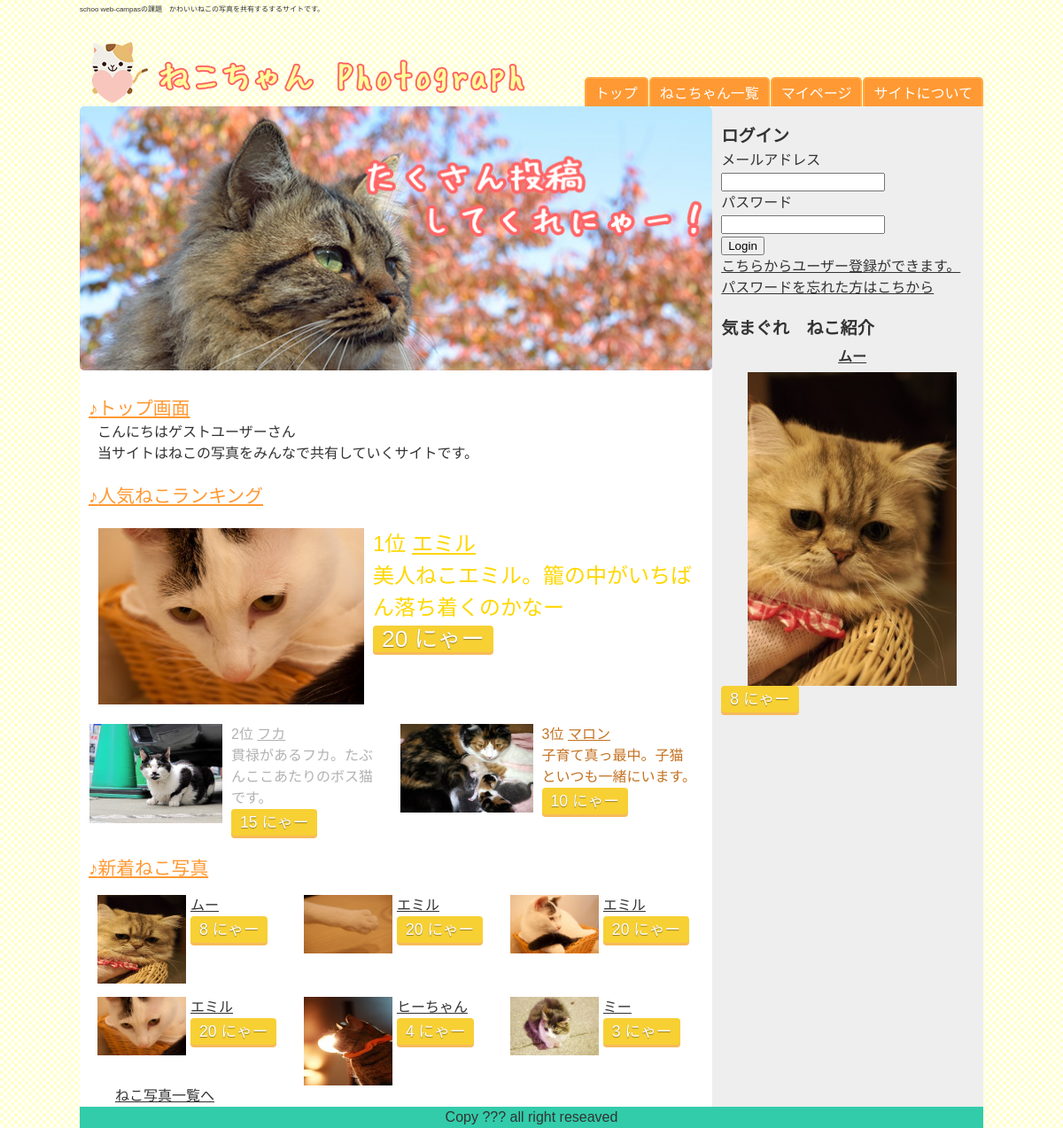
The page / on the database its author committed.
### tables this page shows
CREATE TABLE IF NOT EXISTS `cats` (
  `cat_id` int(10) NOT NULL,
  `cat_name` varchar(100) NOT NULL,
  `user_id` int(10) NOT NULL,
  `cat_comment` varchar(200) NOT NULL,
  `profile_photo_url` varchar(100) DEFAULT NULL,
  `cat_count_good` int(10) NOT NULL DEFAULT '0'
);

CREATE TABLE IF NOT EXISTS `photos` (
  `photo_id` int(10) NOT NULL,
  `cat_id` int(10) NOT NULL,
  `url` varchar(100) NOT NULL
);

### php/app.php (called while the page is built, shortened)
<?php
$user_name = isset($_SESSION["user"]) ? $_SESSION["user"][1] : "ゲストユーザー" ;
function h($str){
	return htmlspecialchars($str, ENT_QUOTES, "UTF-8");
}

### index.php (the view)
<?php require_once("parts/header.php");?>
	<div class="top_img"><img src="images/top.jpg"></div>
	<h2>トップ画面</h2>
	<p>こんにちは<?=$user_name;?>さん</p>
	<p>当サイトはねこの写真をみんなで共有していくサイトです。	</p>
	<h2>人気ねこランキング</h2>
	<section class="cat_ranking">
		<?php
			$query = 'SELECT * FROM `cats` ORDER BY `cat_count_good` DESC LIMIT 3';
			$sth = $dbh->prepare($query);
			$sth->execute();
			while($cat_info = $sth->fetch()):
		?>
			<div>
			<img src="<?=h($cat_info['profile_photo_url']);?>" alt="<?=h($cat_info['cat_name']);?>">
			<span><a href="cat.php?cat_id=<?=h($cat_info['cat_id']);?>"><?=h($cat_info['cat_name']);?></a></span> <p><?=h(mb_substr($cat_info["cat_comment"], 0, 50));?></p>
			<button data-id="<?=h($cat_info["cat_id"]);?>" data-count="<?=h($cat_info["cat_count_good"]);?>" class="nya">
				<span class="count_good<?=h($cat_info['cat_id']);?>"><?=h($cat_info["cat_count_good"]);?></span> にゃー
			</button>
			</div>
		<?php endwhile;?>
	</section>
	<h2>新着ねこ写真</h2>
	<section class="new_cats_photos">
		<?php
			$query = "SELECT * FROM `photos` LEFT OUTER JOIN `cats` ON (photos.cat_id = cats.cat_id)  ORDER BY `photo_id` DESC LIMIT 6";
			$sth = $dbh->prepare( $query );
			$sth->execute();
			while ($photo_info = $sth->fetch()):
		?>
		<div>
			<a href="photo.php?photo_id=<?=h($photo_info['photo_id']);?>"><img src="<?=h($photo_info['url']);?>" alt="<?=h($photo_info['photo_id']);?>"></a>
			<p><a href="photo.php?photo_id=<?=h($photo_info['photo_id']);?>"><?=h($photo_info["cat_name"]);?></a></p>
			<button data-id="<?=h($photo_info["cat_id"]);?>" data-count="<?=h($photo_info["cat_count_good"]);?>" class="nya">
				<span class="count_good<?=h($photo_info['cat_id']);?>"><?=h($photo_info["cat_count_good"]);?></span> にゃー
			</button>
		</div>
  		<?php endwhile;	?>
  		<p><a href="photos.php">ねこ写真一覧へ</a></p>
  	</section>
<?php require_once("parts/footer.php");?>

### parts/header.php (shortened to what this page needs)
<?php
require_once("/php/app.php");
?>
<!DOCTYPE html>
<html>
<head>
	<link rel="stylesheet" href="css/style.css">
</head>
<body>
	<div class="container">
	<header>
		<h1>schoo web-campasの課題　かわいいねこの写真を共有するするサイトです。</h1>
		<a href="index.php"><h2></h2></a>
		<nav>
			<a href="about.php"><li>サイトについて</li></a>
			<a href="mypage.php"><li>マイページ</li></a>
			<a href="cats.php"><li>ねこちゃん一覧</li></a>
			<a href="index.php"><li>トップ</li></a>
		</nav>
	</header>
	<div class="content">
	<main>

### parts/footer.php
</main>
<?php require_once("sidebar.php");
	  $dbh = null;?>
</div>
	<footer>Copy ??? all right reseaved</footer>
</div>
</body>
</html>

### parts/sidebar.php
<aside>
  <?php require_once("login_form.php");?>
	<h3>気まぐれ　ねこ紹介</h3>
	<?php
	$count = $dbh->query("SELECT COUNT(*) FROM `cats`") -> fetchColumn();
	$flg = true;
	while($flg){
		$rand_cat_id = rand(1,$count);
		$query = 'SELECT * FROM `cats` WHERE `cat_id` = ?';
 		$sth = $dbh->prepare($query);
 		$sth->execute(array($rand_cat_id));
 		if($sth){
 			$rand_cat_info = $sth->fetch(PDO::FETCH_ASSOC);
 			$flg = false;
 		}
	}
	?>
	<h4><a href="cat.php?cat_id=<?=h($rand_cat_info['cat_id']);?>"><?=h($rand_cat_info["cat_name"]);?></a></h4>
	<a href="cat.php?cat_id=<?=h($rand_cat_info['cat_id']);?>"><img src="<?=h($rand_cat_info["profile_photo_url"]);?>"></a>
		<button data-id="<?=h($rand_cat_info["cat_id"]);?>" data-count="<?=h($rand_cat_info["cat_count_good"]);?>" class="nya">
			<span class="count_good<?=h($rand_cat_info['cat_id']);?>"><?=h($rand_cat_info["cat_count_good"]);?></span> にゃー
		</button>
</aside>

### parts/login_form.php
<?php if(isset($_SESSION["user"])):?>
    <div>
      <h3>ログアウト</h3>
      <form action="login.php" method="POST">
        <input type="submit" value="Logout" name="logout"/>
      </form>
    </div>
<?php else:?>
  <h3>ログイン</h3>
    <form id="loginForm" name="loginForm" action="login.php" method="POST">
        <dl>
          <dt>メールアドレス</dt>
          <dd><input type="mail" name="mail" id="mail" required></dd>
        </dl>
        <dl>
          <dt>パスワード</dt>
          <dd><input type="password" name="password" id="password" required></dd>
        </dl>
        <input type="submit" value="Login" name="login"/>
    </form>
    <a href="register.php">こちらからユーザー登録ができます。</a><br />
    <a href="forget.php">パスワードを忘れた方はこちから</a>
<?php endif;?>

### css/style.css (style rules this page uses)
html, body, div, span, applet, object, iframe, h1, h2, h3, h4, h5, h6, p, blockquote, pre, a, abbr, acronym, address, big, cite, code, del, dfn, em, font, ins, kbd, q, s, samp, small, strike, strong, sub, sup, tt, var, dl, dt, dd, ol, ul, li, fieldset, form, label, legend, table, caption, tbody, tfoot, thead, tr, th, td { border: 0;font-family: inherit;font-size: 100%;font-style: inherit;font-weight: inherit;margin: 0;outline: 0;padding: 0;vertical-align: baseline; }
a { text-decoration: underline; color: inherit; }
a img { border: 0; cursor: pointer; }
article, aside, details, figcaption, figure, footer, header, hgroup, menu, nav, section { display: block; }
body { font: 16px/1.5 "メイリオ","Meiryo",arial,"ヒラギノ角ゴ Pro W3","Hiragino Kaku Gothic Pro",Osaka,"ＭＳ Ｐゴシック","MS PGothic",Sans-Serif; color:#333; background: url("../images/bg.gif"); }
.container { width:1020px; margin: 0 auto; }
img { max-width: 100%; }
header { height: 120px; position: relative; }
header h1 { font-size: 50%; padding: 5px 0; margin: 0; text-align: left; margin-bottom: 25px; }
header h2 { width: 50%; height: 70px; background: url("../images/logo.png") no-repeat; bottom: 0; left: 0; }
nav { width: 47%; margin-left: 2%; position: absolute; bottom:0; right:0; }
nav a li { background: #F93; color: #FFF; text-decoration: none; margin-left: 1px; padding: 5px 10px 2px; float: right; list-style: none; border: 2px solid #FA4; border-bottom: 0; border-radius: 5px 5px 0 0 ; }
.content { position: relative; }
main { width: 70%; background: #FFF; display: block; min-height: 650px; }
main h2 { color: #F93; padding-left: 10px; font-size: 130%; margin-top: 20px; text-decoration: underline; clear: both; }
main h2:before { content:"♪"; }
main p { padding-left: 20px; }
section { width: 100%; margin-bottom: 20px; right: 0; }
.top_img { width: 100%; }
.top_img img { border-radius: 5px; }
.nya { position: relative; padding: 0 10px; background-color: #f7d034; border: none; border-radius: 4px; font-size: 110%; color: #fff; line-height: 30px; -webkit-transition: none; transition: none; box-shadow: 0 3px 0 #f7ba59; text-shadow: 0 1px 1px rgba(0, 0, 0, .4); }
.cat_ranking div { float: left; margin-left: 10px; padding: 1px; background: #fff; }
.cat_ranking div:first-child { color: #FFD700; width: 95%; margin: 20px 0 20px 20px; font-size: 150%; }
.cat_ranking div:first-child img { width: 300px; height: auto; max-height: 300px; float: left; margin-right: 10px; }
.cat_ranking div:first-child:before { content: "1位" }
.cat_ranking div:nth-child(2) { color: #b2b2b2; float: left; width: 47%; padding: 1px; background: #fff; margin-bottom: 20px; margin-right: 3px; }
.cat_ranking div:nth-child(2) img { float: left; width: 150px; height: auto; max-height: 150px; margin-right: 10px; }
.cat_ranking div:nth-child(2):before { content: "2位" }
.cat_ranking div:nth-child(3) { color: #C47222; float: left; width: 47%; padding: 1px; background: #fff; margin-bottom: 20px; }
.cat_ranking div:nth-child(3) img { float: left; width: 150px; height: auto; max-height: 150px; margin-right: 10px; }
.cat_ranking div:nth-child(3):before { content: "3位" }
.new_cats_photos { margin-left: 20px; }
.new_cats_photos div { display: inline-block; width: 32%; margin-top: 15px; }
.new_cats_photos div img { width: 100px; height: auto; max-height: 100px; float: left; margin-right: 5px; }
.new_cats_photos div button { clear: both; }
aside { width: 29%; height: 100%; position: absolute; top: 0; right: 0; z-index: 1; background: #eee; padding-left: 1%; }
aside h3 { margin-top: 20px; font-size: 120%; font-weight: bold; }
aside h4 { font-weight: bold; margin: 5px auto; text-align: center; }
aside img { width: 80%; margin: 0 auto; text-align: center; display: block; }
footer { margin-top: -20px; background: #3CA; text-align: center; }

### rows shown on the page
cats: profile_photo_url (picture), cat_name "エミル", cat_comment "美人ねこエミル。籠の中がいちばん落ち着くのかなー", cat_count_good "20"
cats: profile_photo_url (picture), cat_name "フカ", cat_comment "貫禄があるフカ。たぶんここあたりのボス猫です。", cat_count_good "15"
cats: profile_photo_url (picture), cat_name "マロン", cat_comment "子育て真っ最中。子猫といつも一緒にいます。", cat_count_good "10"
photos: url (picture), cat.cat_name "ムー", cat.cat_count_good "8"
photos: url (picture), cat.cat_name "エミル", cat.cat_count_good "20"
photos: url (picture), cat.cat_name "エミル", cat.cat_count_good "20"
photos: url (picture), cat.cat_name "エミル", cat.cat_count_good "20"
photos: url (picture), cat.cat_name "ヒーちゃん", cat.cat_count_good "4"
photos: url (picture), cat.cat_name "ミー", cat.cat_count_good "3"
cats: cat_name "ムー", profile_photo_url (picture), cat_count_good "8"

### other values the page prints
$user_name "ゲストユーザー"
